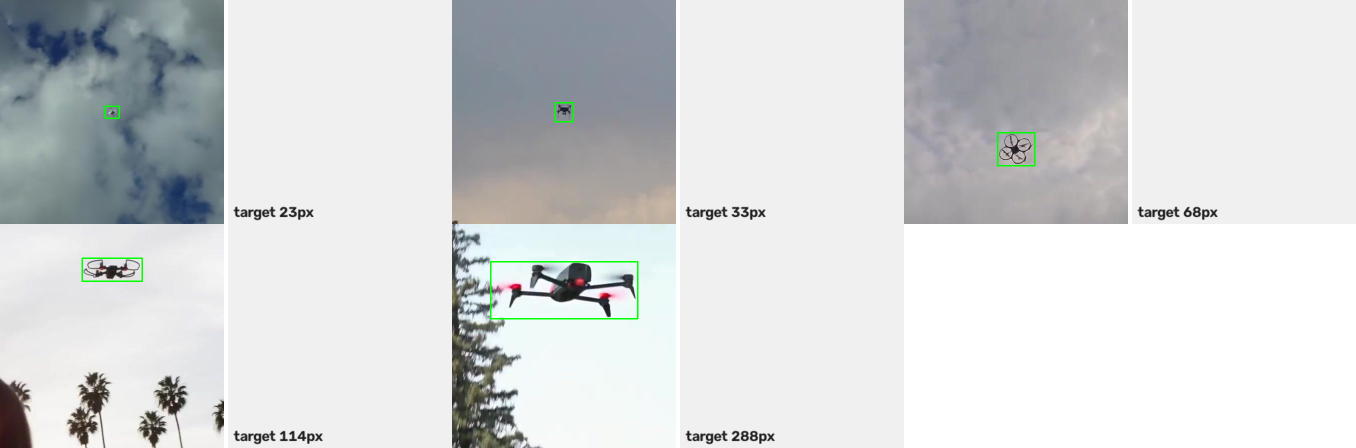
#> input picture deploy/samples_roi_448.png, 2712 x 896 px, given in place of synth_sky.mp4, which was not available (shown at 1/2 size)
$ python run.py
#> lines starting #> are read from the running program, lines starting #| are printed output that depends on the picture; after the words box and inside, x2 and y2 are one past the last pixel; in counts of white or black regions, pixels touching at a corner belong together
# -*- coding: utf-8 -*-
"""
低小慢目标检测 —— 软件基线 v0（纯 CPU / OpenCV）
处理链：读帧 -> 灰度化 -> 2x降采样 -> 3x3高斯 -> Top-Hat 形态学增强 -> 三画面对比输出 MP4

用法：
  python run.py --src synth
  python run.py --src D:\\lowslow\\data\\seqA.mp4 --out D:\\lowslow\\results\\baseline_seqA.mp4
"""
import argparse
import csv
import os
import time

import cv2
import numpy as np


# ---------------------------------------------------------------- 合成序列
def make_synthetic(path, w=1280, h=720, fps=30, n_frames=150, clouds=14,
                   target_radius=1.5, target_amp=15.0):
    """合成序列（贴近真实低空背景）：
      背景 = 基础天空 + 若干低频云团（幅度可达 ±40 灰阶，制造局部杂波）+ 传感器噪声
      目标 = 半径约 1.5px、对比度约 15 灰阶、约 1.2px/帧 缓慢移动的小亮点
    价值：真值精确、参数可控；云团的存在让 Top-Hat 的作用能被量化出来。"""
    h_out = h - (h % 2)
    w_out = w - (w % 2)
    vw = cv2.VideoWriter(path, cv2.VideoWriter_fourcc(*"mp4v"), fps, (w_out, h_out))
    if not vw.isOpened():
        raise SystemExit("合成视频写入器打不开：" + path)
    rng = np.random.default_rng(0)
    yy_g, xx_g = np.mgrid[0:h_out, 0:w_out].astype(np.float32)
    base = np.full((h_out, w_out), 120.0, np.float32)
    for _ in range(clouds):                                  # 低频云团 -> 局部杂波
        cx, cy = rng.integers(0, w_out), rng.integers(0, h_out)
        sx, sy = rng.integers(60, 180), rng.integers(40, 120)
        amp = rng.uniform(-35, 45)
        base += amp * np.exp(-(((xx_g - cx) ** 2 / (2.0 * sx ** 2)) + ((yy_g - cy) ** 2 / (2.0 * sy ** 2))))
    base = np.clip(base, 30, 240)
    half = max(3, int(np.ceil(float(target_radius) * 3)))       # 目标窗口半宽（取 3 倍半径）
    yy, xx = np.mgrid[-half:half + 1, -half:half + 1]
    spot = float(target_amp) * np.exp(-(yy ** 2 + xx ** 2) / (2 * float(target_radius) ** 2))
    x0, y0, vx, vy = w_out // 4, h_out // 2, 1.2, 0.35
    gt = []
    for i in range(n_frames):
        img = base + rng.normal(0, 2.0, (h_out, w_out)).astype(np.float32)
        cx, cy = int(x0 + vx * i), int(y0 + vy * i)
        img[cy - half:cy + half + 1, cx - half:cx + half + 1] += spot
        vw.write(cv2.cvtColor(np.clip(img, 0, 255).astype(np.uint8), cv2.COLOR_GRAY2BGR))
        gt.append((i, cx, cy))
    vw.release()
    with open(os.path.splitext(path)[0] + "_gt.csv", "w", newline="") as f:
        r = csv.writer(f)
        r.writerow(["frame", "x", "y"])
        r.writerows(gt)
    print("[合成] {} 已生成（{} 帧，真值见同名 _gt.csv）".format(path, n_frames))


# ---------------------------------------------------------------- 处理链各级
def to_gray_down(frame_bgr, down):
    """灰度化 + 降采样（对应 PL 的 IP1 第一级）"""
    gray = cv2.cvtColor(frame_bgr, cv2.COLOR_BGR2GRAY)
    if down > 1:
        gray = gray[::down, ::down]
    return np.ascontiguousarray(gray)


def gauss(gray, k):
    """高斯去噪（对应 PL 的 IP1 第二级）"""
    return gray if k < 3 else cv2.GaussianBlur(gray, (k, k), 0)


def tophat(gray, se):
    """Top-Hat 形态学增强（对应 PL 的 IP2 空域部分）：矩形结构元 -> 硬件只需 min/max 比较器"""
    if se < 3:
        return gray
    kernel = cv2.getStructuringElement(cv2.MORPH_RECT, (se, se))
    return cv2.morphologyEx(gray, cv2.MORPH_TOPHAT, kernel)


# ---------------------------------------------------------------- 指标
def metrics(img, x, y, r_win=32, r_guard=6):
    """在一个大窗口内统计：目标峰高、背景中位数、背景起伏标准差 σ。
    故意排除目标周围 guard 区，避免目标自身污染背景统计。"""
    h, w = img.shape[:2]
    r_win = min(r_win, (min(h, w) - 1) // 2)
    x0 = min(max(int(x) - r_win, 0), w - (2 * r_win + 1))
    y0 = min(max(int(y) - r_win, 0), h - (2 * r_win + 1))
    big = img[y0:y0 + 2 * r_win + 1, x0:x0 + 2 * r_win + 1].astype(np.float32)
    gx, gy = int(x) - x0, int(y) - y0
    gx = min(max(gx, 0), big.shape[1] - 1)
    gy = min(max(gy, 0), big.shape[0] - 1)
    mask = np.ones(big.shape, bool)
    mask[max(0, gy - r_guard):gy + r_guard + 1, max(0, gx - r_guard):gx + r_guard + 1] = False
    bg = big[mask]
    peak = float(big[max(0, gy - r_guard):gy + r_guard + 1,
                     max(0, gx - r_guard):gx + r_guard + 1].max())
    return peak, float(np.median(bg)), float(bg.std())


def snr_db(peak, bg_med, bg_std, floor=0.5):
    """峰高/背景起伏，用 dB 表示。σ 取不到（被完全压平）时用下限 floor 兜底，避免除零虚高。"""
    ratio = (peak - bg_med) / max(bg_std, floor)
    return ratio, 20.0 * np.log10(max(ratio, 1e-6))


# ---------------------------------------------------------------- 主流程
def main():
    ap = argparse.ArgumentParser()
    ap.add_argument("--src", default="synth", help="输入视频路径；写 synth 先生成合成序列")
    ap.add_argument("--out", default="baseline_out.mp4")
    ap.add_argument("--csv", default="baseline_timing.csv")
    ap.add_argument("--down", type=int, default=2, help="降采样倍率，1=不降")
    ap.add_argument("--gauss", type=int, default=3, help="高斯核（奇数），<3 关闭")
    ap.add_argument("--tophat", type=int, default=5, help="Top-Hat 结构元大小，<3 关闭")
    ap.add_argument("--max-frames", type=int, default=0, help="0=全部")
    ap.add_argument("--threads", type=int, default=1, help="OpenCV 线程数；1=单核")
    ap.add_argument("--codec", default="mp4v", help="fourcc，如 mp4v / MJPG / XVID")
    a = ap.parse_args()

    cv2.setNumThreads(max(1, a.threads))

    gt = {}
    if a.src == "synth":
        a.src = "synth_sky.mp4"
        if not os.path.exists(a.src):
            make_synthetic(a.src)
        gtf = os.path.splitext(a.src)[0] + "_gt.csv"
        if os.path.exists(gtf):
            with open(gtf, encoding="utf-8-sig") as f:
                for row in csv.DictReader(f):
                    gt[int(row["frame"])] = (float(row["x"]), float(row["y"]))  # 兼容带小数的真值（mark_gt.py 输出 541.0 形式）

    cap = cv2.VideoCapture(a.src)
    if not cap.isOpened():
        raise SystemExit("打不开视频：" + str(a.src))
    fps_in = cap.get(cv2.CAP_PROP_FPS) or 30.0
    w_in = int(cap.get(cv2.CAP_PROP_FRAME_WIDTH))
    h_in = int(cap.get(cv2.CAP_PROP_FRAME_HEIGHT))
    n_in = int(cap.get(cv2.CAP_PROP_FRAME_COUNT))
    print("[输入] {}  {}x{}  {:.1f}fps  共 {} 帧".format(a.src, w_in, h_in, fps_in, n_in))

    # 输出画布：三画面并排，每格 (w_in/2, h_in/2)
    hw, hh = w_in // 2, h_in // 2
    W_OUT, H_OUT = hw * 3, hh
    vw = cv2.VideoWriter(a.out, cv2.VideoWriter_fourcc(*a.codec), fps_in, (W_OUT, H_OUT))
    if not vw.isOpened():
        alt = os.path.splitext(a.out)[0] + ".avi"
        print("[提示] {} 打不开，改用 MJPG/avi：{}".format(a.codec, alt))
        a.out = alt
        vw = cv2.VideoWriter(a.out, cv2.VideoWriter_fourcc(*"MJPG"), fps_in, (W_OUT, H_OUT))
        if not vw.isOpened():
            raise SystemExit("输出视频写入器创建失败：" + a.out)
    print("[输出] {}  {}x{}".format(a.out, W_OUT, H_OUT))

    rows, m_before, m_after = [], [], []
    idx, t_begin = 0, time.perf_counter()
    while True:
        ok, frame = cap.read()
#> frame is the input picture: shape (896, 2712, 3); mean B, G, R 215.6, 214.8, 212.4
        if not ok or (a.max_frames and idx >= a.max_frames):
            break
        t0 = time.perf_counter()
        gray = to_gray_down(frame, a.down)
#> in to_gray_down, `gray = gray[::down, ::down]`:
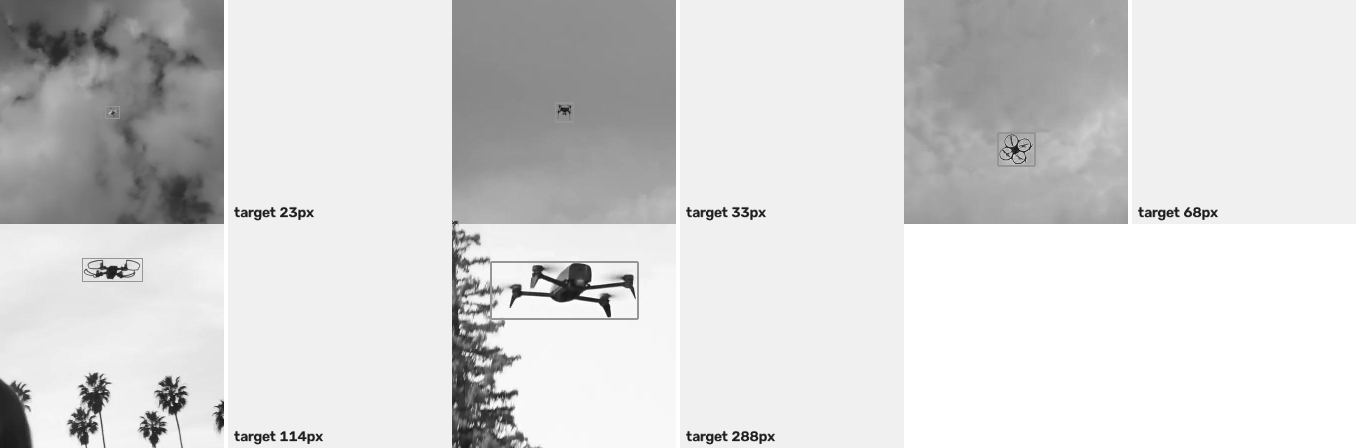
#> gray: shape (448, 1356); min 10, max 255, mean 214.1
        t1 = time.perf_counter()
        g = gauss(gray, a.gauss)
        t2 = time.perf_counter()
        th = tophat(g, a.tophat)
#> in tophat, `return cv2.morphologyEx(gray, cv2.MORPH_TOPHAT, kernel)`:
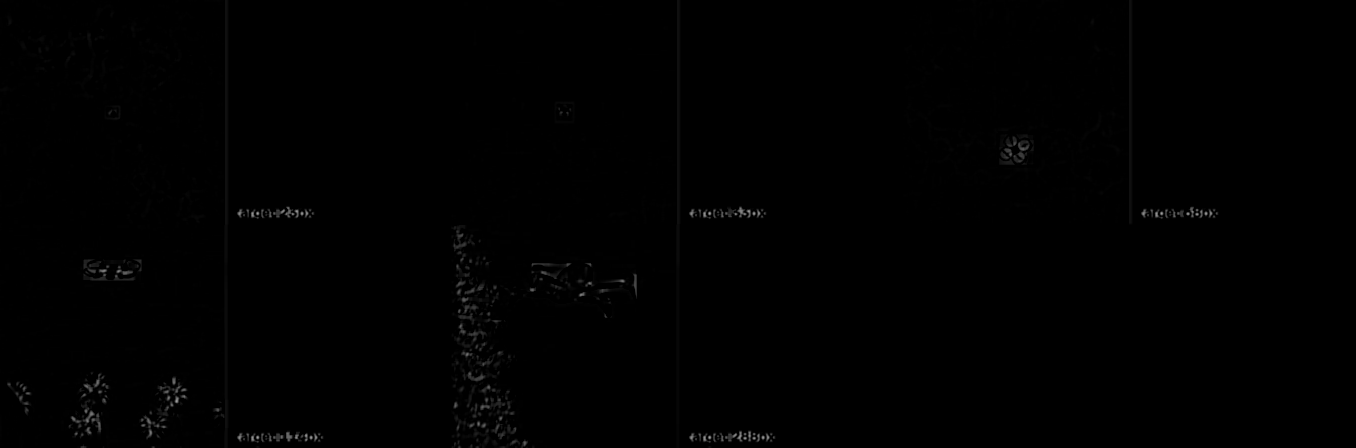
#> returned value: shape (448, 1356); min 0, max 159, mean 0.7
        t3 = time.perf_counter()

        if idx in gt:
            gx, gy = gt[idx][0] / a.down, gt[idx][1] / a.down
            m_before.append(metrics(g, gx, gy))
#> in metrics, `big = img[y0:y0 + 2 * r_win + 1, x0:x0 + 2 * r_win + 1].astype(np.floa..`:
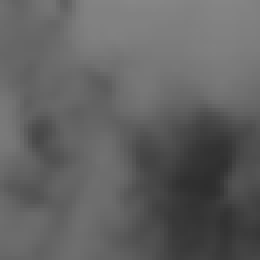
#> big: shape (65, 65) float32 (shown 4 times larger); min 45, max 134, mean 97.5
#> in metrics, `bg = big[mask]`: bg = 4056 values, max 134 at index 32, min 45 at index 2872, mean 97.57
#> in metrics, `peak = float(big[max(0, gy - r_guard):gy + r_guard + 1, max(0, gx - r_..`: peak = 114
            m_after.append(metrics(th, gx, gy))
#> call 2 of metrics, with x = 160, y = 180, r_win = 32, r_guard = 6
#> in metrics (call 2), `big = img[y0:y0 + 2 * r_win + 1, x0:x0 + 2 * r_win + 1].astype(np.floa..`:
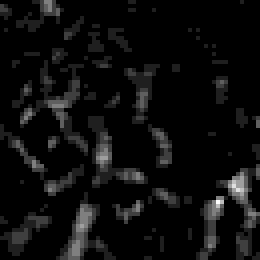
#> big: shape (65, 65) float32 (shown 4 times larger); min 0, max 8, mean 0.427; drawn with min black and max white
#> in metrics (call 2), `bg = big[mask]`: bg = 4056 values, max 8 at index 3135, min 0 at index 0, mean 0.429
#> in metrics (call 2), `peak = float(big[max(0, gy - r_guard):gy + r_guard + 1, max(0, gx - r_..`: peak = 4

        v1 = cv2.resize(frame, (hw, hh))
        v2 = cv2.cvtColor(cv2.resize(g, (hw, hh), interpolation=cv2.INTER_NEAREST), cv2.COLOR_GRAY2BGR)
        v3 = cv2.cvtColor(cv2.resize(cv2.normalize(th, None, 0, 255, cv2.NORM_MINMAX),
                                     (hw, hh), interpolation=cv2.INTER_NEAREST), cv2.COLOR_GRAY2BGR)
        panel = np.hstack([v1, v2, v3])
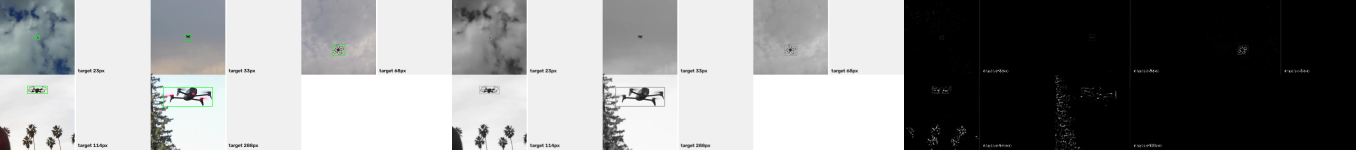
#> panel: shape (448, 4068, 3) (shown at 1/3 size); mean B, G, R 143.7, 143.4, 142.6
        assert panel.shape[0] == H_OUT and panel.shape[1] == W_OUT, "面板尺寸与写入器不一致！"
        for i, tag in enumerate(["1 Original", "2 Gray+Down", "3 TopHat"]):
            cv2.putText(panel, tag, (10 + i * hw, 25), cv2.FONT_HERSHEY_SIMPLEX, 0.7, (0, 255, 255), 2)
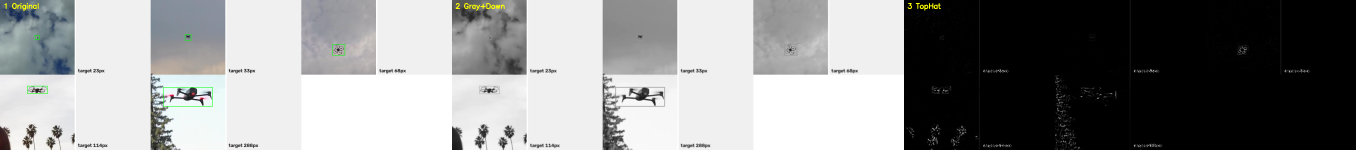
#> panel: shape (448, 4068, 3) (shown at 1/3 size); 0.13% of pixels changed, all inside (x1, y1, x2, y2) = (13, 9, 2823, 32)
        cv2.putText(panel, "frame {}".format(idx), (10, hh - 12),
                    cv2.FONT_HERSHEY_SIMPLEX, 0.7, (0, 255, 0), 2)
#> panel: shape (448, 4068, 3); 0.03% of pixels changed, all inside (x1, y1, x2, y2) = (10, 420, 99, 438)
        vw.write(panel)

        rows.append([idx, (t1 - t0) * 1e3, (t2 - t1) * 1e3, (t3 - t2) * 1e3, (t3 - t0) * 1e3])
        idx += 1

    t_total = time.perf_counter() - t_begin
    cap.release()
    vw.release()

    with open(a.csv, "w", newline="") as f:
        r = csv.writer(f)
        r.writerow(["frame", "gray_down_ms", "gauss_ms", "tophat_ms", "frame_total_ms"])
        r.writerows(rows)

    if not rows:
        raise SystemExit("没有读到任何帧")
    arr = np.array([r[1:] for r in rows], dtype=float)
    print("")
    print("===== 基线结果 =====")
    print("处理帧数        : {}".format(len(rows)))
    print("平均处理帧率    : {:.2f} fps".format(len(rows) / t_total))
    print("单帧总耗时      : 均值 {:.2f} ms | 最大 {:.2f} ms | P95 {:.2f} ms".format(
        arr[:, 3].mean(), arr[:, 3].max(), np.percentile(arr[:, 3], 95)))
    print("分阶段均值      : 灰度+降采样 {:.2f} ms | 高斯 {:.2f} ms | TopHat {:.2f} ms".format(
        arr[:, 0].mean(), arr[:, 1].mean(), arr[:, 2].mean()))

    if m_before:
        pb = np.mean([m[0] for m in m_before]); mb_ = np.mean([m[1] for m in m_before]); sb = np.mean([m[2] for m in m_before])
        pa = np.mean([m[0] for m in m_after]); ma_ = np.mean([m[1] for m in m_after]); sa = np.mean([m[2] for m in m_after])
        rb, db_b = snr_db(pb, mb_, sb)
        ra, db_a = snr_db(pa, ma_, sa)
        print("")
        print("目标可检测性（真值处平均，窗口 65x65）")
        print("  增强前 : 峰高 {:5.2f} 灰阶 | 背景起伏σ {:5.2f} | 峰/σ {:7.2f} ({:5.2f} dB)".format(pb - mb_, sb, rb, db_b))
        print("  增强后 : 峰高 {:5.2f} 灰阶 | 背景起伏σ {:5.2f} | 峰/σ {:7.2f} ({:5.2f} dB)".format(pa - ma_, sa, ra, db_a))
        print("  提升   : {:5.2f} dB   （σ 到 0 表示背景被完全压平，已按下限 0.5 计）".format(db_a - db_b))
    print("")
    print("输出视频        : {}".format(os.path.abspath(a.out)))
    print("逐帧耗时        : {}".format(os.path.abspath(a.csv)))


if __name__ == "__main__":
    main()
